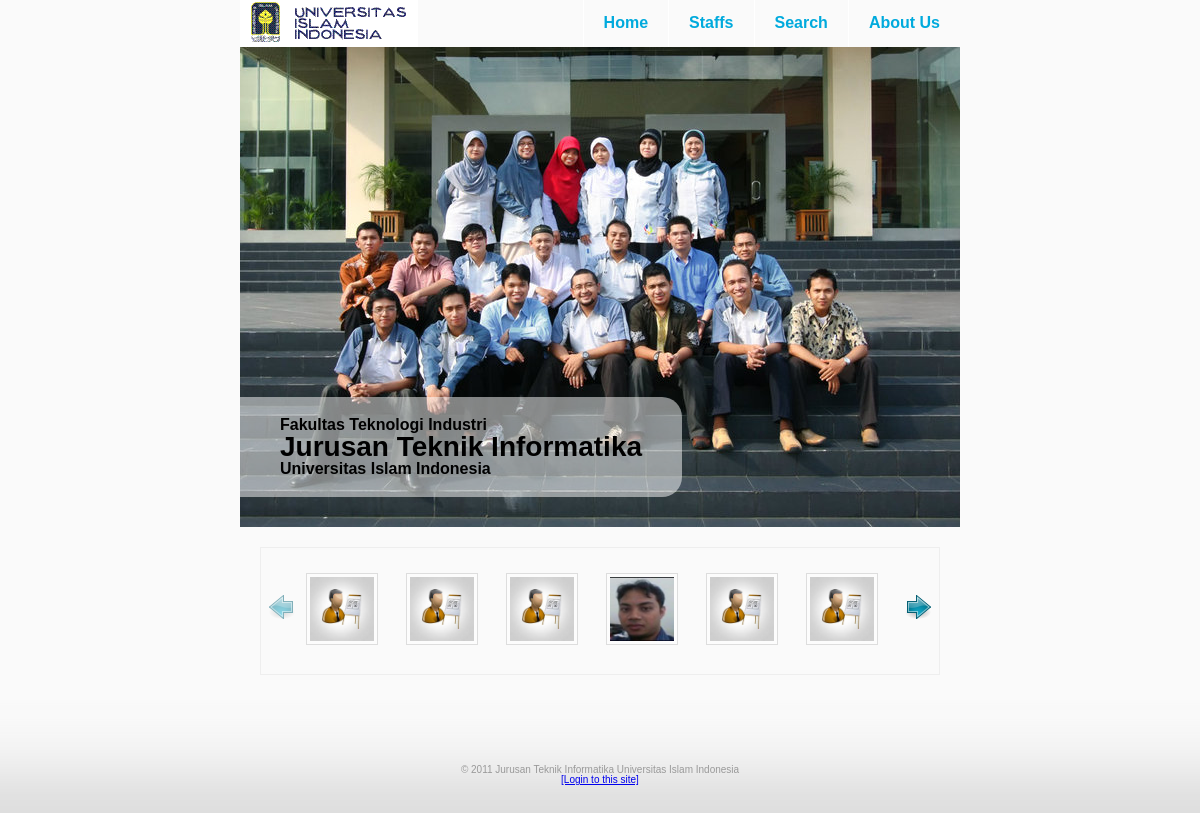
The page / on the database its author committed.
### tables this page shows
CREATE TABLE IF NOT EXISTS `dosen` (
  `dosen_id` int(11) NOT NULL AUTO_INCREMENT,
  `username` varchar(30) NOT NULL,
  `pass` varchar(50) NOT NULL DEFAULT '270007185d0f4b290ded51f9345a7f29',
  `nama` varchar(50) NOT NULL,
  `kelahiran` varchar(50) NOT NULL DEFAULT '-',
  `alamat` varchar(100) NOT NULL DEFAULT '-',
  `email` varchar(50) NOT NULL DEFAULT '-',
  `homepage` varchar(200) NOT NULL,
  `telpon` varchar(20) NOT NULL DEFAULT '-',
  `foto` varchar(50) NOT NULL DEFAULT 'default.jpg',
  `gravatar` tinyint(1) NOT NULL DEFAULT '0',
  PRIMARY KEY (`dosen_id`),
  UNIQUE KEY `username` (`username`)
);

### application/controllers/home.php (called while the page is built, shortened)
<?php
class Home extends Controller {
	function Home()
	{
		$this->load->model('Dbku', 'Dosen');
		$this->Dosen->initialize('dosen');
		$this->load->model('Foto');
	}
	function index()
	{
		$data['dosens'] = $this->Dosen->get(NULL, NULL, FALSE, 'random');
		$data['isHome'] = TRUE;
		$this->load->view('view_home', $data);
	}
}

### system/codeigniter/CodeIgniter.php (called while the page is built, shortened)
<?php  if ( ! defined('BASEPATH')) exit('No direct script access allowed');
$EXT =& load_class('Hooks');
$EXT->_call_hook('pre_system');
$URI =& load_class('URI');
$RTR =& load_class('Router');
$method = $RTR->fetch_method();
$EXT->_call_hook('pre_controller');
$CI = new $class();
if ($RTR->scaffolding_request === TRUE)
{
	if ($EXT->_call_hook('scaffolding_override') === FALSE)
	{
		$CI->_ci_scaffolding();
	}
}
else
{
	if (method_exists($CI, '_remap'))
	{
		$CI->_remap($method);
	}
	else
	{
		call_user_func_array(array(&$CI, $method), array_slice($URI->rsegments, 2));
	}
}

### index.php (called while the page is built, shortened)
<?php
require_once BASEPATH.'codeigniter/CodeIgniter'.EXT;

### system/codeigniter/Base5.php (called while the page is built)
<?php  if ( ! defined('BASEPATH')) exit('No direct script access allowed');
class CI_Base {
	private static $instance;
	public function CI_Base()
	{
		self::$instance =& $this;
	}
	public static function &get_instance()
	{
		return self::$instance;
	}
}
function &get_instance()
{
	return CI_Base::get_instance();
}

### application/models/dbku.php (called while the page is built, shortened)
<?php
class Dbku extends Model {
	var $table_name = '';
	var $primary_key = '';
	function initialize($tab, $prim = NULL)
	{
		$this->table_name = $tab;
		if ($prim == NULL)
		{
			$this->primary_key = $tab . '_id';
		}
		else
		{
			$this->primary_key = $prim;
		}
	}
	function get($id = NULL, $limit = NULL, $isArray = FALSE, $orderby = NULL)
	{
		if ($id == NULL)
		{
			if ($orderby != NULL)
			{
				if ($orderby == 'random')
					$this->db->order_by($this->primary_key, 'random');
				else
					$this->db->order_by($orderby, 'ASC');
			}
			return $this->db->get($this->table_name)->result();
		}
		else
		{
			return $this->get_where($this->primary_key, $id, $limit, $isArray, $orderby);
		}
	}
	function get_where($col, $cond, $limit = NULL, $isArray = FALSE, $orderby = NULL)
	{
		$this->db->where($col, $cond);
		if ($limit != NULL)
		{
			$this->db->limit($limit);
		}
		$query = $this->db->get($this->table_name);
		return $query->result();
	}
	function getOne($id)
	{
		return $this->getOne_where($this->primary_key, $id);
	}
	function getOne_where($col, $cond)
	{
		if($this->isExist($col, $cond))
		{
			$arr = $this->get_where($col, $cond, 1);
			return $arr[0];
		}
		else
		{
			return FALSE;
		}
	}
	function count($cond = NULL, $val = NULL)
	{
		if ($cond != NULL)
		{
			$this->db->where($cond, $val);
		}
		$query = $this->db->get($this->table_name);
		return $query->num_rows();
	}
	function isExist($cond, $val)
	{
		if ($this->count($cond, $val) > 0)
		{
			return TRUE;
		}
		return FALSE;
	}
}

### application/models/foto.php (called while the page is built, shortened)
<?php
class Foto extends Model {
	function Foto()
	{
		$this->load->model('Dbku', 'Dosen');
		$this->Dosen->initialize('dosen');
	}
	function getFoto($id, $size = 150)
	{
		$dosen = $this->Dosen->getOne($id);
		if ($dosen != NULL)
		{
			if ($dosen->gravatar == 1)
			{
				$this->load->helper('email');
				$mail = getFirstMail($dosen->email);
				if (valid_email($mail))
				{
					$grav = 'http://www.gravatar.com/avatar/' . md5($mail) .
						'?s=' . $size . '&d=' . urlencode(base_url() . FOTO_URL . $dosen->foto);
					return $grav;
				}
				else
				{
					return FOTO_URL . $dosen->foto;
				}
			}
			else
			{
				return FOTO_URL . $dosen->foto;
			}
		}
		else
		{
			return FOTO_URL . 'default.jpg';
		}
	}
}

### application/views/view_staff_carousel.php (the view)
<?php
	$isSingle = (isset($isSingle)) ? 'single' : '';
	echo '<div id="thumbs" class="' . $isSingle . '">';
	echo '<ul id="carousel" class="jcarousel-skin-tango">';
	foreach($dosens as $dosen)
	{
		$foto_url = $this->Foto->getFoto($dosen->dosen_id, 64);
		$img = img(array(
			'src' => $foto_url,
			'alt' => $dosen->nama,
			'title' => $dosen->nama,
			'width' => '64'
		));
		echo '<li>' . anchor('staff/view/' . url_title($dosen->nama, 'dash', TRUE) . '-' . $dosen->dosen_id, $img) . '</li>';
	}
	echo '</ul></div>';
?>

### application/views/tpl_header.php (shortened to what this page needs)
<!DOCTYPE html>
<html>
<head>
<?php echo link_tag('css/home.css', 'stylesheet'); ?>
<?php echo link_tag('js/tipTip.css', 'stylesheet'); ?>
<?php echo link_tag('js/skins/tango/skin.css', 'stylesheet'); ?>
</head>
<body>
	<div id="container">
		<header>
			<img src="<?php echo base_url(); ?>/images/uii.gif" alt="Universitas Islam Indonesia"></img>
			<div>
			<?php
				echo anchor('home', 'Home');
				$staffClass = ($active == 'staff') ? '' : '';
				echo anchor('staff/all', 'Staffs', array('class' => $staffClass));
				echo anchor('search', 'Search', array('class' => 'search'));
				$aboutClass = ($active == 'about') ? 'active' : '';
				if ($active == 'staff'){
					echo anchor('about', 'About Us');
				}
				elseif ($active == 'about')
				{
					echo anchor('', 'About Us', array('class' => 'active') );
				}
				else
				{
					echo anchor('', 'About Us', array('onclick' => 'return false', 'id' => 'showAbout', 'class' => $aboutClass));
				}
			?>
			</div>
		</header>

### application/views/view_home.php (shortened to what this page needs)
<?php
$data['active'] = (isset($isAbout)) ? 'about' : '';
$this->load->view('tpl_header', $data)
?>
		<section id="big">
			<hgroup>
				<h2>Fakultas Teknologi Industri</h2>
				<h1>Jurusan Teknik Informatika</h1>
				<h2>Universitas Islam Indonesia</h2>
			</hgroup>
		</section>
			<?php $this->load->view('view_about') ?>
		<?php
		$data['dosens'] = $dosens;
		$this->load->view('view_staff_carousel', $data);
		?>
<?php $this->load->view('tpl_footer') ?>

### application/views/tpl_footer.php (shortened to what this page needs)
		<div id="footer">
			&copy; 2011 Jurusan Teknik Informatika Universitas Islam Indonesia <br />
			<?php echo anchor('login', '[Login to this site]')?>
		</div>
	</div>
</body>
</html>

### css/home.css (style rules this page uses)
html, body, div, span, applet, object, iframe, h1, h2, h3, h4, h5, h6, p, blockquote, pre, a, abbr, acronym, address, big, cite, code, del, dfn, em, font, img, ins, kbd, q, s, samp, small, strike, strong, sub, sup, tt, var, b, u, i, center, dl, dt, dd, ol, ul, li, fieldset, form, label, legend, table, caption, tbody, tfoot, thead, tr, th, td { margin: 0; padding: 0; border: 0; outline: 0; font-size: 100%; vertical-align: baseline; background: transparent; }
body { line-height: 1; }
ol, ul { list-style: none; }
html { font-family: Lucida Grande, Verdana, Sans-serif; }
body { background: #fafafa url('../images/form.png') repeat-x fixed bottom center; }
#container { width: 720px; margin: 0 auto; }
header img { float: left; }
header div { float: right; }
header a, header a:visited { color: #00aadd; float: left; display: block; text-decoration: none; height: 27px; padding: 15px 20px 5px; border-left: 1px solid white; font-family: "Arial Narrow", Arial, Helvetica, sans-serif; font-weight: bold; }
section#big { display: block; height: 480px; background: url('../images/big01.jpg') no-repeat center; }
section#big hgroup { display: inline-block; background-color: white; background-color: rgba(255,255,255, 0.5); padding: 20px 40px; -moz-border-radius: 0 20px 20px 0; -webkit-border-radius: 0 20px 20px 0; position: relative; top: 350px; left: 0; }
section#big hgroup h1 { font-size: 28px; }
section#big hgroup h2 { font-size: 16px; }
div#thumbs { clear: both; padding: 20px; text-align: center; }
div#thumbs img { background-color: rgba(255,255,255, 0.3); display: inline-block; padding: 3px; border: 1px solid #ddd; margin: 0 2px; }
div#footer { color: #999999; clear: both; margin: 5em 20px 2em; padding: 20px; text-align: center; font-size: 10px; }

### js/skins/tango/skin.css (style rules this page uses)
.jcarousel-skin-tango .jcarousel-item { width: 76px; height: 76px; }
.jcarousel-skin-tango .jcarousel-item-horizontal { padding: 25px 0; margin-left: 0; margin-right: 19px; }

### rows shown on the page
dosen: nama+dosen_id+foto (placeholder picture)
dosen: nama+dosen_id+foto (placeholder picture)
dosen: nama+dosen_id+foto (placeholder picture)
dosen: nama+dosen_id+foto (picture)
dosen: nama+dosen_id+foto (placeholder picture)
dosen: nama+dosen_id+foto (placeholder picture)

### other values the page prints
anchor('home', 'Home') "Home"
anchor('staff/all', 'Staffs', array('class' => $staffClass)) "Staffs"
anchor('search', 'Search', array('class' => 'search')) "Search"
anchor('login', '[Login to this site]') "[Login to this site]"
